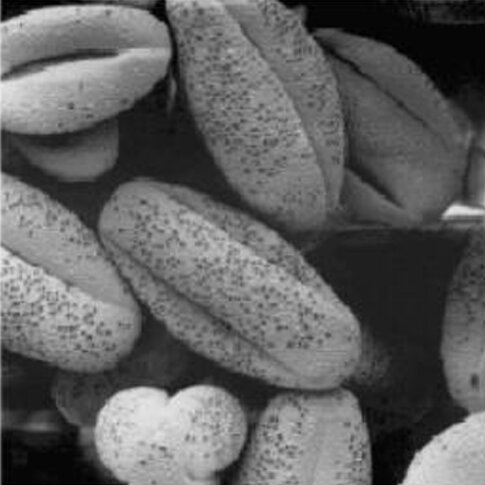
#> input picture first_image.jpg, 485 x 485 px
$ python process_image.py
#> lines starting #> are read from the running program, lines starting #| are printed output that depends on the picture
import cv2
import matplotlib.pyplot as plt

image_name = 'first_image.jpg'

# Load the image
img = cv2.imread(image_name)
#> img is the input picture: shape (485, 485, 3); min 0, max 237, mean 96.1

if img is None:
    print("Error: Could not load image. Check the filename!")
else:
    # Convert to Grayscale (like rgb2gray in matlab)
    gray = cv2.cvtColor(img, cv2.COLOR_BGR2GRAY)

    # 3. Adjust contrast (like imadjust in matlab)
    adjusted = cv2.equalizeHist(gray)
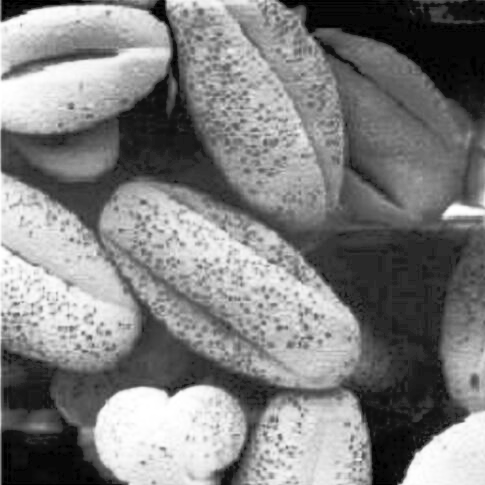
#> adjusted: shape (485, 485); min 0, max 255, mean 128.2

    # Show results
    plt.figure(figsize=(15, 8))
    plt.suptitle(f'Processing: {image_name}', fontsize=14)

    plt.subplot(2, 3, 1)
    plt.imshow(cv2.cvtColor(img, cv2.COLOR_BGR2RGB))
    plt.title('Original RGB')
    plt.axis('off')

    plt.subplot(2, 3, 2)
    plt.imshow(gray, cmap='gray')
    plt.title('Grayscale')
    plt.axis('off')

    plt.subplot(2, 3, 3)
    plt.imshow(adjusted, cmap='gray')
    plt.title('After Contrast Adjust')
    plt.axis('off')

    # Histograms
    plt.subplot(2, 3, 4)
    plt.hist(img.ravel(), 256, [0, 256])
    plt.title('Original Histogram')

    plt.subplot(2, 3, 5)
    plt.hist(gray.ravel(), 256, [0, 256])
    plt.title('Grayscale Histogram')

    plt.subplot(2, 3, 6)
    plt.hist(adjusted.ravel(), 256, [0, 256])
    plt.title('Adjusted Histogram')

    plt.tight_layout()
    plt.show()
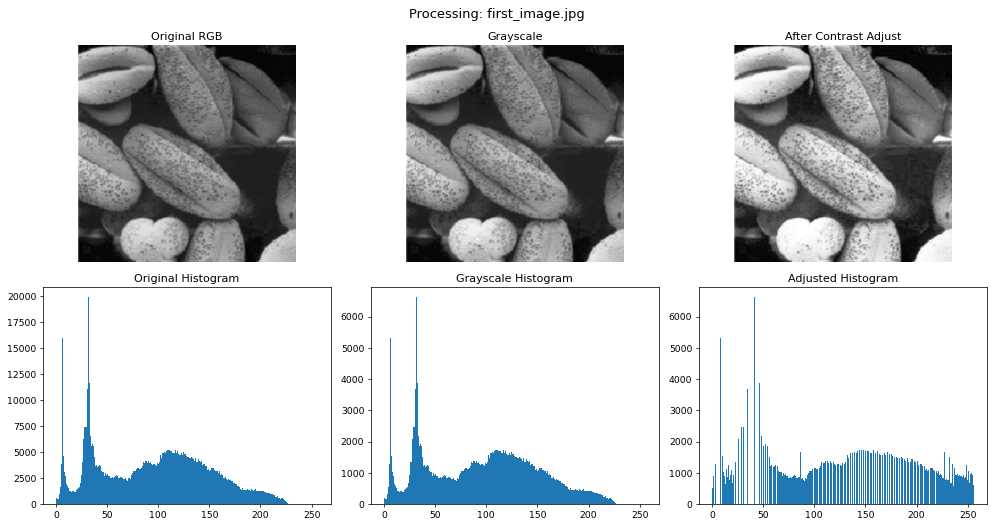
#> figure drawn by matplotlib, 6 panels; panel 4: tallest bar 19851 high, from x = 31 to 32; panel 5: tallest bar 6617 high, from x = 31 to 32; panel 6: tallest bar 6617 high, from x = 41 to 42

    print(f"Done processing: {image_name}")

$ run again, with second_image.jpg copied over first_image.jpg
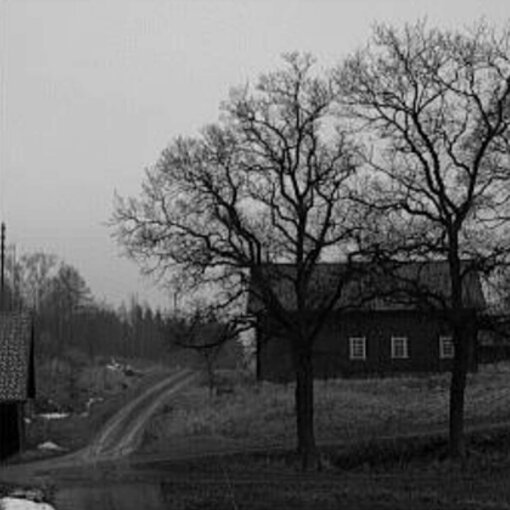
#> input picture second_image.jpg, 510 x 510 px
#> img is the input picture: shape (510, 510, 3); min 0, max 220, mean 102.4
#> `adjusted = cv2.equalizeHist(gray)`:
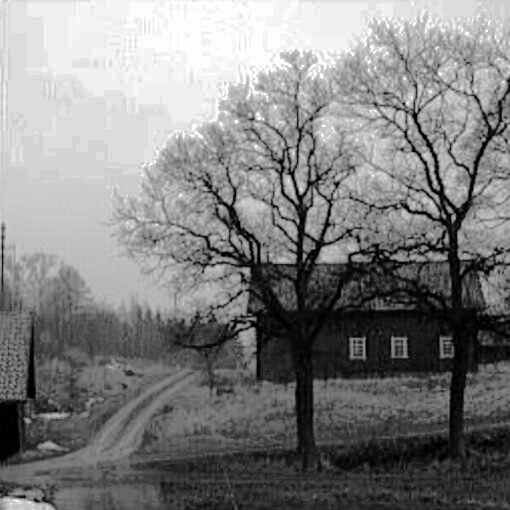
#> adjusted: shape (510, 510); min 0, max 255, mean 128.5
